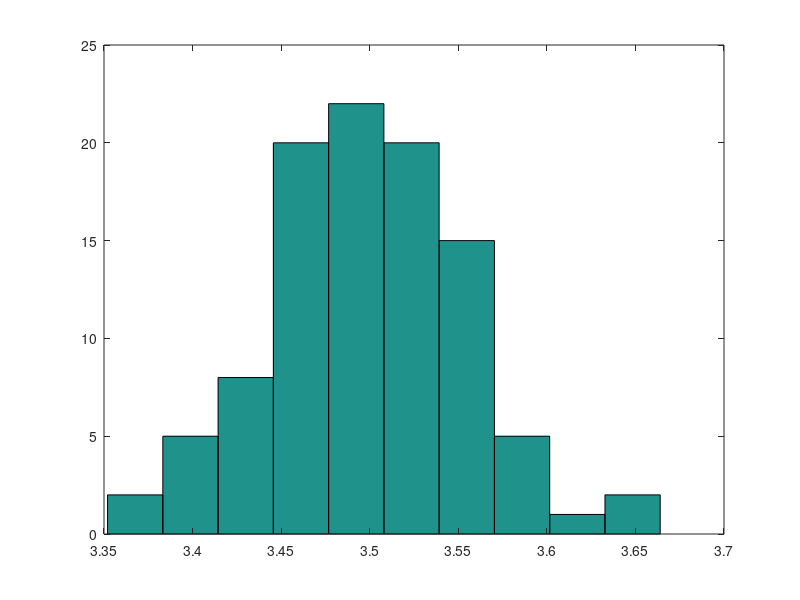

Write MATLAB code to recreate this figure.
%{
sep 7
simulate rolling a die
%}

%ex1 float between 1-6 uniform distribution
% rng(0,'twister');
a = 1;
b = 6;
r = (b-a).*rand(1) + a;
% r_range = [min(r) max(r)];
% disp(r);

%ex2
A = zeros(100,1);
for n_tries=1:100
    for count=1:1000
        %two ver of random number gen
        k = randi([1 6],1,1);
        k_tmp = (b-a).*rand(1) + a;
        k_round = int16(k_tmp);
        A(n_tries) = A(n_tries)+k;
    end
    A(n_tries) = A(n_tries)/1000;
end
var_a = var(A);
mean_a = mean(A);
std_a = std(A);
fprintf('mean: %.3f, variance: %.3f, sd: %.3f \n', mean_a,var_a,std_a)
hist(A)
            


